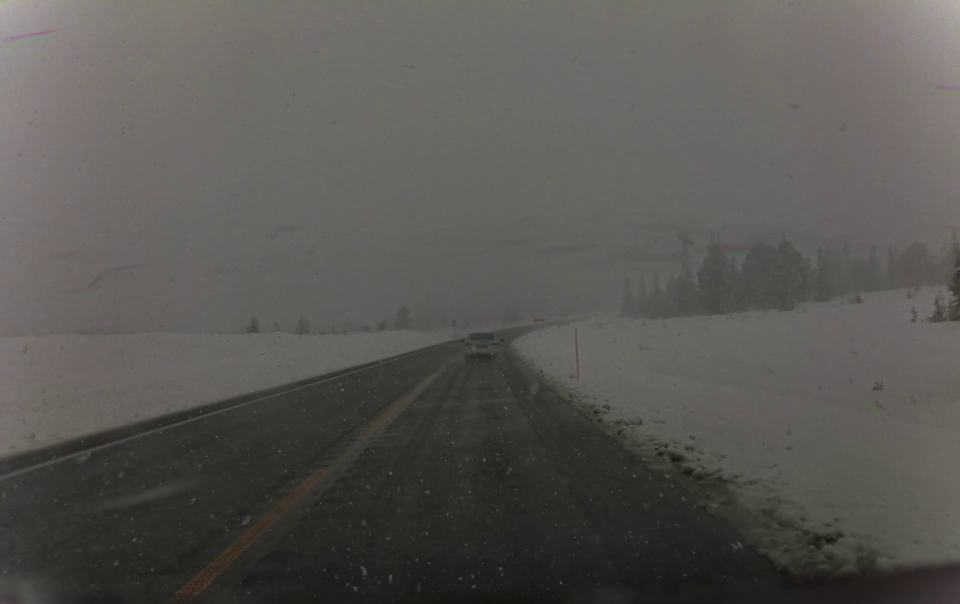
#> input picture datasets/rgb/images/train/frame_000305.PNG, 1920 x 1208 px, found by its file name (shown at 1/2 size); its folder holds 4 pictures in this run
$ python plot_aspect_ratios.py
#> lines starting #> are read from the running program, lines starting #| are printed output that depends on the picture
import os
from PIL import Image
import matplotlib.pyplot as plt
import numpy as np

def calculate_aspect_ratios(image_dir_train, image_dir_valid):
    def plot_aspect_ratios(aspect_ratios, title):
        counts, bins, patches = plt.hist(aspect_ratios, bins=20, edgecolor='black')
        plt.title(title)
        plt.xlabel('Aspect Ratio')
        plt.ylabel('Frequency')

        for count, bin_start, bin_end in zip(counts, bins[:-1], bins[1:]):
            if count > 0:
                bin_center = (bin_start + bin_end) / 2
                plt.text(bin_center, count/2, f'{bin_center:.2f}', ha='left', va='center', fontsize=8, rotation=0)

        plt.show()

    # Training set
    aspect_ratios_train = []
    for image in os.listdir(image_dir_train):
        img_path = os.path.join(image_dir_train, image)
        try:
            img = Image.open(img_path)
#> img is the input picture: PIL image 1920x1208 RGB; mean R, G, B 89.1, 86.8, 83.1
            width, height = img.size
#> width = 1920; height = 1208
            if height != 0:
                aspect_ratios_train.append(width / height)
        except Exception as e:
            print(f"Error loading {img_path}: {e}")

    plot_aspect_ratios(aspect_ratios_train, 'Aspect Ratios of Training Images Histogram')
#> in plot_aspect_ratios, `plt.show()`:
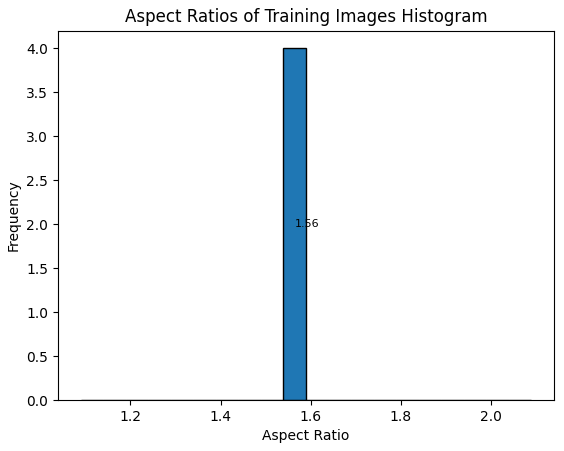
#> figure drawn by matplotlib, 1 panel; tallest bar 4 high, from x = 1.54 to 1.59

    # Validation set
    aspect_ratios_valid = []
#> (the run stopped early here; a loop or call above may not have finished)
